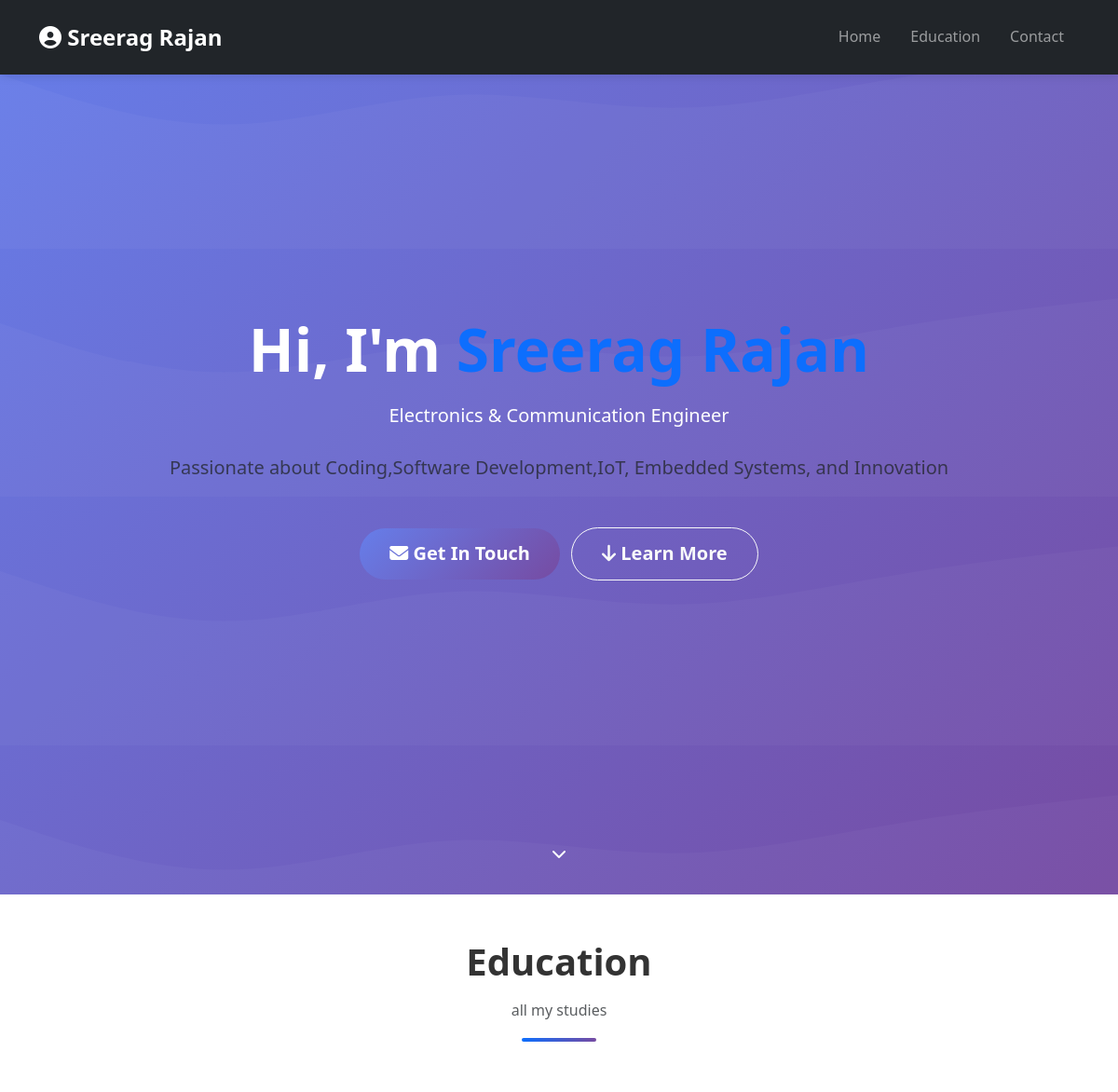
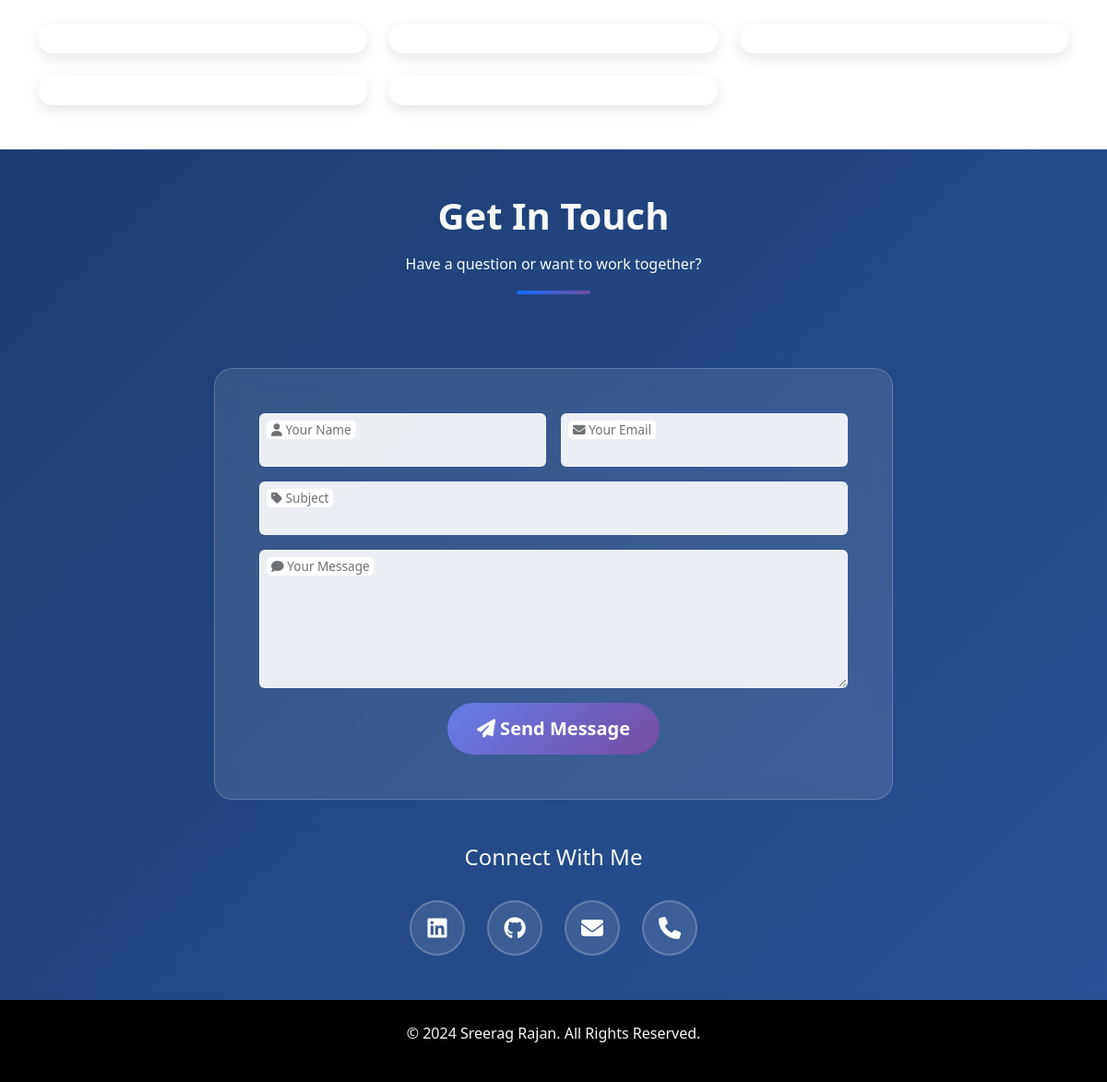
The page / on the database its author committed (2 pictures, top to bottom).
### models.py (models this page shows)
class SectionHead(db.Model):
    __tablename__ = "section_head"
    id = db.Column(db.Integer, primary_key=True)
    section_name = db.Column(db.String(100), unique=True, nullable=False)
    section_title = db.Column(db.String(200), nullable=False)
    section_description = db.Column(db.Text)
    display_order = db.Column(db.Integer, default=0)
    items = db.relationship("SectionBody", backref="section", cascade="all, delete",
                            order_by="SectionBody.item_order")

class SectionBody(db.Model):
    __tablename__ = "section_body"
    id = db.Column(db.Integer, primary_key=True)
    section_id = db.Column(db.Integer, db.ForeignKey("section_head.id"), nullable=False)
    content_key = db.Column(db.String(100), nullable=False)
    content_value = db.Column(db.Text, nullable=False)
    group_id = db.Column(db.Integer, default=0)
    item_order = db.Column(db.Integer, default=0)

### viewer/routes.py (the view)
@viewer_bp.route("/")
def index():
    portfolio_data = []
    sections = SectionHead.query.order_by(SectionHead.display_order.asc()).all()
    for sec in sections:
        items = SectionBody.query.filter_by(section_id=sec.id).order_by(SectionBody.item_order.asc()).all()
        item_list = []
        for i in items:
            item_list.append({
                "id": i.id,
                "content_key": i.content_key,
                "content_value": i.content_value,
                "group_id": i.group_id,
                "item_order": i.item_order
            })
        portfolio_data.append({
            "section": sec,
            "items": item_list
        })
    return render_template("index.html", portfolio_data=portfolio_data)

### templates/index.html (shortened to what this page needs)
<!DOCTYPE html>
<html lang="en">
<head>
    <link href="https://cdn.jsdelivr.net/npm/bootstrap@5.3.0/dist/css/bootstrap.min.css" rel="stylesheet">
    <link rel="stylesheet" href="https://cdnjs.cloudflare.com/ajax/libs/font-awesome/6.6.0/css/all.min.css">
    <link rel="stylesheet" href="{{ url_for('static', filename='css/viewer.css') }}">
</head>
<body>
    <nav class="navbar navbar-expand-lg navbar-dark bg-dark fixed-top">
        <div class="container">
            <a class="navbar-brand" href="#home">
                <i class="fas fa-user-circle"></i> Sreerag Rajan
            </a>
            <div class="collapse navbar-collapse" id="navbarNav">
                <ul class="navbar-nav ms-auto">
                    <li class="nav-item">
                        <a class="nav-link" href="#home">Home</a>
                    </li>
                    {% for data in portfolio_data %}
                    <li class="nav-item">
                        <a class="nav-link" href="#{{ data.section.section_name }}">
                            {{ data.section.section_title }}
                        </a>
                    </li>
                    {% endfor %}
                    <li class="nav-item">
                        <a class="nav-link" href="#contact">Contact</a>
                    </li>
                </ul>
            </div>
        </div>
    </nav>
    <section id="home" class="hero-section">
        <div class="container">
            <div class="row align-items-center min-vh-100">
                <div class="col-lg-12 text-center">
                    <div class="hero-content">
                        <h1 class="display-3 fw-bold mb-3 animate-fade-in">
                            Hi, I'm <span class="text-primary">Sreerag Rajan</span>
                        </h1>
                        <p class="lead mb-4 animate-fade-in-delay">
                            Electronics & Communication Engineer
                        </p>
                        <p class="fs-5 text-muted mb-5 animate-fade-in-delay-2">
                            Passionate about Coding,Software Development,IoT, Embedded Systems, and Innovation
                        </p>
                        <div class="animate-fade-in-delay-3">
                            <a href="#contact" class="btn btn-primary btn-lg me-2">
                                <i class="fas fa-envelope"></i> Get In Touch
                            </a>
                            <a href="#{{ portfolio_data[0].section.section_name if portfolio_data else 'about' }}" class="btn btn-outline-light btn-lg">
                                <i class="fas fa-arrow-down"></i> Learn More
                            </a>
                        </div>
                    </div>
                </div>
            </div>
        </div>
        <div class="scroll-indicator">
            <i class="fas fa-chevron-down"></i>
        </div>
    </section>
    {% for data in portfolio_data %}
    <section id="{{ data.section.section_name }}" class="py-5">
        <div class="container">
            <div class="row mb-5">
                <div class="col-lg-12 text-center">
                    <h2 class="section-title">{{ data.section.section_title }}</h2>
                    {% if data.section.section_description %}
                    <p class="text-muted">{{ data.section.section_description }}</p>
                    {% endif %}
                    <div class="title-underline"></div>
                </div>
            </div>
            <div class="row g-4">
                {% for item in data["items"] %}
                <div class="col-lg-4 col-md-6">
                    <div class="card item-card h-100">
                        <div class="card-body">
                        </div>
                    </div>
                </div>
                {% endfor %}
            </div>
        </div>
    </section>
    {% endfor %}
    <section id="contact" class="py-5 bg-dark text-light">
        <div class="container">
            <div class="row mb-5">
                <div class="col-lg-12 text-center">
                    <h2 class="section-title text-light">Get In Touch</h2>
                    <p class="text-light-muted">Have a question or want to work together?</p>
                    <div class="title-underline"></div>
                </div>
            </div>
            <div class="row justify-content-center">
                <div class="col-lg-8">
                    <div class="contact-form-wrapper">
                        <form id="contactForm" action="{{ url_for('viewer.submit_enquiry') }}" method="POST">
                            <div class="row g-3">
                                <div class="col-md-6">
                                    <div class="form-floating">
                                        <input type="text" class="form-control" id="name" name="name" required>
                                        <label for="name"> Your Name</label>
                                    </div>
                                </div>
                                <div class="col-md-6">
                                    <div class="form-floating">
                                        <input type="email" class="form-control" id="email" name="email" required>
                                        <label for="email"> Your Email</label>
                                    </div>
                                </div>
                                <div class="col-12">
                                    <div class="form-floating">
                                        <input type="text" class="form-control" id="subject" name="subject" required>
                                        <label for="subject"> Subject</label>
                                    </div>
                                </div>
                                <div class="col-12">
                                    <div class="form-floating">
                                        <textarea class="form-control" id="message" name="message" style="height:150px" required></textarea>
                                        <label for="message"> Your Message</label>
                                    </div>
                                </div>
                                <div class="col-12 text-center">
                                    <button class="btn btn-primary btn-lg" type="submit">
                                        <i class="fas fa-paper-plane"></i> Send Message
                                    </button>
                                </div>
                            </div>
                        </form>
                    </div>
                </div>
            </div>
            <div class="row mt-5">
                <div class="col-12 text-center">
                    <h4 class="mb-3">Connect With Me</h4>
                    <div class="social-links">
                        <a href="https://www.linkedin.com/in/sreerag-rajan-1476a9270/" class="social-link"><i class="fab fa-linkedin"></i></a>
                        <a href="#" class="social-link"><i class="fab fa-github"></i></a>
                        <a href="mailto:sreeragsrg2003@gmail.com" class="social-link"><i class="fas fa-envelope"></i></a>
                        <a href="tel:+917025819565" class="social-link"><i class="fas fa-phone"></i></a>
                    </div>
                </div>
            </div>
        </div>
    </section>
    <footer class="bg-black text-light py-4">
        <div class="container text-center">
            <p>&copy; 2024 Sreerag Rajan. All Rights Reserved.</p>
        </div>
    </footer>
</body>
</html>

### static/css/viewer.css (style rules this page uses)
:root { --primary: #0d6efd; --dark: #212529; --light: #f8f9fa; }
* { margin: 0; padding: 0; box-sizing: border-box; }
body { font-family: 'Segoe UI', Tahoma, Geneva, Verdana, sans-serif; line-height: 1.6; color: #333; overflow-x: hidden; }
html { scroll-behavior: smooth; }
.navbar { padding: 1rem 0; transition: all 0.3s ease; box-shadow: 0 2px 10px rgba(0,0,0,0.1); }
.navbar-brand { font-size: 1.5rem; font-weight: bold; }
.nav-link { margin: 0 0.5rem; font-weight: 500; transition: color 0.3s; }
.hero-section { background: linear-gradient(135deg, #667eea 0%, #764ba2 100%); color: white; position: relative; overflow: hidden; }
.hero-section::before { content: ''; position: absolute; top: 0; left: 0; right: 0; bottom: 0; opacity: 0.3; }
.hero-content { position: relative; z-index: 1; }
.scroll-indicator { position: absolute; bottom: 30px; left: 50%; transform: translateX(-50%); animation: bounce 2s infinite; }
.animate-fade-in { animation: fadeIn 1s ease-in; }
.animate-fade-in-delay { animation: fadeIn 1s ease-in 0.3s both; }
.animate-fade-in-delay-2 { animation: fadeIn 1s ease-in 0.6s both; }
.animate-fade-in-delay-3 { animation: fadeIn 1s ease-in 0.9s both; }
section { padding: 80px 0; }
section:nth-child(even) { background-color: #f8f9fa; }
.section-title { font-size: 2.5rem; font-weight: bold; margin-bottom: 1rem; color: #333; }
.title-underline { width: 80px; height: 4px; background: linear-gradient(90deg, var(--primary), #764ba2); margin: 1rem auto 2rem; border-radius: 2px; }
.item-card { border: none; border-radius: 15px; box-shadow: 0 5px 15px rgba(0,0,0,0.1); transition: all 0.3s ease; overflow: hidden; }
#contact { background: linear-gradient(135deg, #1e3c72 0%, #2a5298 100%); }
.contact-form-wrapper { background: rgba(255, 255, 255, 0.1); backdrop-filter: blur(10px); padding: 3rem; border-radius: 20px; border: 1px solid rgba(255, 255, 255, 0.2); }
.form-control { background: rgba(255, 255, 255, 0.9); border: 1px solid rgba(255, 255, 255, 0.3); padding: 0.8rem; }
.form-floating label { color: #666; }
.social-links { display: flex; justify-content: center; gap: 1.5rem; margin-top: 2rem; }
.social-link { display: inline-flex; align-items: center; justify-content: center; width: 60px; height: 60px; background: rgba(255, 255, 255, 0.1); border-radius: 50%; color: white; font-size: 1.5rem; transition: all 0.3s; text-decoration: none; border: 2px solid rgba(255, 255, 255, 0.2); }
.btn { padding: 0.8rem 2rem; border-radius: 50px; font-weight: 600; transition: all 0.3s; }
.btn-primary { background: linear-gradient(135deg, #667eea 0%, #764ba2 100%); border: none; }
footer { padding: 2rem 0; }

### rows shown on the page
SectionHead: section.section_title "Education", section.section_title "Education", section.section_description "all my studies"
